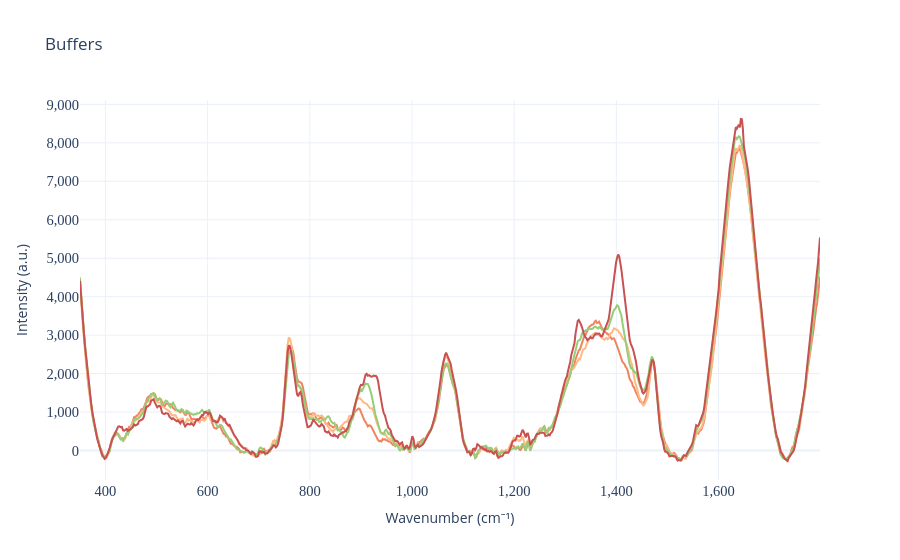

The notebook cell this image was saved under:
### Code cell
include_samples = [n for n in sample_df['Name'] if (any(n == f'2025-12-10/{buf}' for buf in buffer_subset))]

f, names, rp_container = plot_spectra_in_dir(data_list,
                    col_to_plot = "Intensity (dark-subtracted)",
                    data_dir = data_dir,
                    subtract_id=None,
                    rp_pipeline=pipeline,
                    colors=sampled_custom_colors,
                    include=include_samples,
                    # height=fig_heights[protein][i],
                    # width=fig_widths[protein][i],
                    # y_offset=0.002,
                    xaxis_title='Wavenumber (cm⁻¹)',
                    yaxis_title='Intensity (a.u.)',
                    title="Buffers",
                    )

f.update_layout(showlegend=False)
apc.plotly.style_plot(f, monospaced_axes="all")
f.show()

### Figure 1 — Plotly figure (JSON) as saved in the notebook; plotly's stock layout.template omitted (floating-point values rounded to 4 significant figures; data arrays with more than 128 entries replaced by an {"elided": "..."} marker saying what was removed)
{"data": [{"hoverinfo": "text+x+y", "line": {"color": "#F28360"}, "name": "2025-12-10/Tris", "text": "2025-12-10/Tris", "type": "scatter", "x": {"elided": "668 float values"}, "y": {"elided": "668 float values"}}, {"hoverinfo": "text+x+y", "line": {"color": "#FFB984"}, "name": "2025-12-10/Tris+TCEP", "text": "2025-12-10/Tris+TCEP", "type": "scatter", "x": {"elided": "668 float values"}, "y": {"elided": "668 float values"}}, {"hoverinfo": "text+x+y", "line": {"color": "#97CD78"}, "name": "2025-12-10/Tris+EDTA", "text": "2025-12-10/Tris+EDTA", "type": "scatter", "x": {"elided": "668 float values"}, "y": {"elided": "668 float values"}}, {"hoverinfo": "text+x+y", "line": {"color": "#C85152"}, "name": "2025-12-10/Tris+TCEP+EDTA", "text": "2025-12-10/Tris+TCEP+EDTA", "type": "scatter", "x": {"elided": "668 float values"}, "y": {"elided": "668 float values"}}], "layout": {"showlegend": false, "title": {"text": "Buffers"}, "xaxis": {"tickfont": {"family": "AtkinsonHyperlegibleMono", "size": 14.5}, "tickformat": ",", "title": {"text": "Wavenumber (cm⁻¹)"}}, "yaxis": {"tickfont": {"family": "AtkinsonHyperlegibleMono", "size": 14.5}, "tickformat": ",", "title": {"text": "Intensity (a.u.)"}}}}
